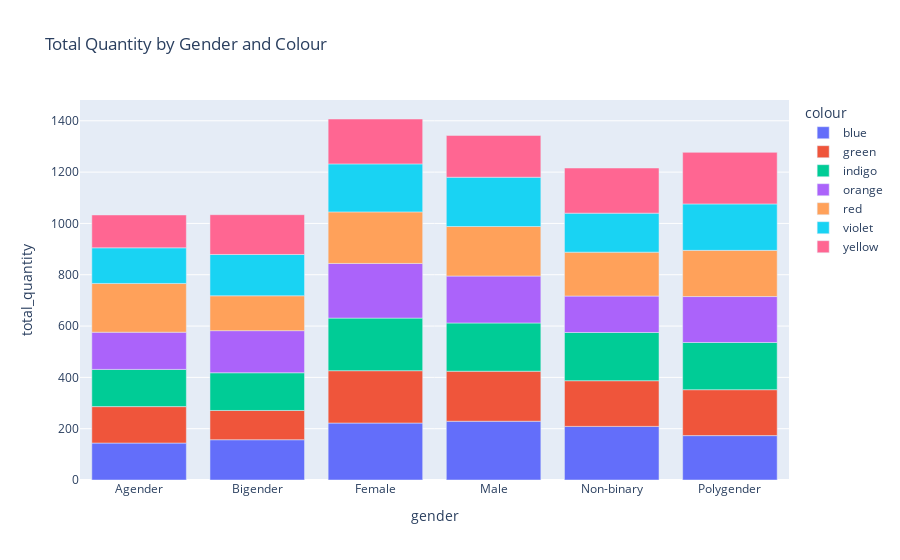

Notebook source saved alongside this figure:
### Code cell
fig_bar = px.bar(df_2, x='gender', y='total_quantity', color='colour', title='Total Quantity by Gender and Colour')
fig_bar.show()

### Figure 1 — Plotly figure (JSON) as saved in the notebook; plotly's stock layout.template omitted (floating-point values rounded to 4 significant figures)
{"data": [{"alignmentgroup": "True", "hovertemplate": "colour=blue<br>gender=%{x}<br>total_quantity=%{y}<extra></extra>", "legendgroup": "blue", "marker": {"color": "#636efa", "pattern": {"shape": ""}}, "name": "blue", "offsetgroup": "blue", "orientation": "v", "showlegend": true, "textposition": "auto", "type": "bar", "x": ["Agender", "Bigender", "Female", "Male", "Non-binary", "Polygender"], "xaxis": "x", "y": [144, 157, 222, 229, 209, 173], "yaxis": "y"}, {"alignmentgroup": "True", "hovertemplate": "colour=green<br>gender=%{x}<br>total_quantity=%{y}<extra></extra>", "legendgroup": "green", "marker": {"color": "#EF553B", "pattern": {"shape": ""}}, "name": "green", "offsetgroup": "green", "orientation": "v", "showlegend": true, "textposition": "auto", "type": "bar", "x": ["Agender", "Bigender", "Female", "Male", "Non-binary", "Polygender"], "xaxis": "x", "y": [142, 114, 204, 195, 178, 179], "yaxis": "y"}, {"alignmentgroup": "True", "hovertemplate": "colour=indigo<br>gender=%{x}<br>total_quantity=%{y}<extra></extra>", "legendgroup": "indigo", "marker": {"color": "#00cc96", "pattern": {"shape": ""}}, "name": "indigo", "offsetgroup": "indigo", "orientation": "v", "showlegend": true, "textposition": "auto", "type": "bar", "x": ["Agender", "Bigender", "Female", "Male", "Non-binary", "Polygender"], "xaxis": "x", "y": [145, 147, 205, 188, 188, 184], "yaxis": "y"}, {"alignmentgroup": "True", "hovertemplate": "colour=orange<br>gender=%{x}<br>total_quantity=%{y}<extra></extra>", "legendgroup": "orange", "marker": {"color": "#ab63fa", "pattern": {"shape": ""}}, "name": "orange", "offsetgroup": "orange", "orientation": "v", "showlegend": true, "textposition": "auto", "type": "bar", "x": ["Agender", "Bigender", "Female", "Male", "Non-binary", "Polygender"], "xaxis": "x", "y": [145, 164, 213, 183, 142, 179], "yaxis": "y"}, {"alignmentgroup": "True", "hovertemplate": "colour=red<br>gender=%{x}<br>total_quantity=%{y}<extra></extra>", "legendgroup": "red", "marker": {"color": "#FFA15A", "pattern": {"shape": ""}}, "name": "red", "offsetgroup": "red", "orientation": "v", "showlegend": true, "textposition": "auto", "type": "bar", "x": ["Agender", "Bigender", "Female", "Male", "Non-binary", "Polygender"], "xaxis": "x", "y": [190, 136, 201, 193, 171, 180], "yaxis": "y"}, {"alignmentgroup": "True", "hovertemplate": "colour=violet<br>gender=%{x}<br>total_quantity=%{y}<extra></extra>", "legendgroup": "violet", "marker": {"color": "#19d3f3", "pattern": {"shape": ""}}, "name": "violet", "offsetgroup": "violet", "orientation": "v", "showlegend": true, "textposition": "auto", "type": "bar", "x": ["Agender", "Bigender", "Female", "Male", "Non-binary", "Polygender"], "xaxis": "x", "y": [139, 161, 187, 192, 152, 181], "yaxis": "y"}, {"alignmentgroup": "True", "hovertemplate": "colour=yellow<br>gender=%{x}<br>total_quantity=%{y}<extra></extra>", "legendgroup": "yellow", "marker": {"color": "#FF6692", "pattern": {"shape": ""}}, "name": "yellow", "offsetgroup": "yellow", "orientation": "v", "showlegend": true, "textposition": "auto", "type": "bar", "x": ["Agender", "Bigender", "Female", "Male", "Non-binary", "Polygender"], "xaxis": "x", "y": [128, 155, 175, 163, 176, 201], "yaxis": "y"}], "layout": {"barmode": "relative", "legend": {"title": {"text": "colour"}, "tracegroupgap": 0}, "title": {"text": "Total Quantity by Gender and Colour"}, "xaxis": {"anchor": "y", "domain": [0, 1], "title": {"text": "gender"}}, "yaxis": {"anchor": "x", "domain": [0, 1], "title": {"text": "total_quantity"}}}}
